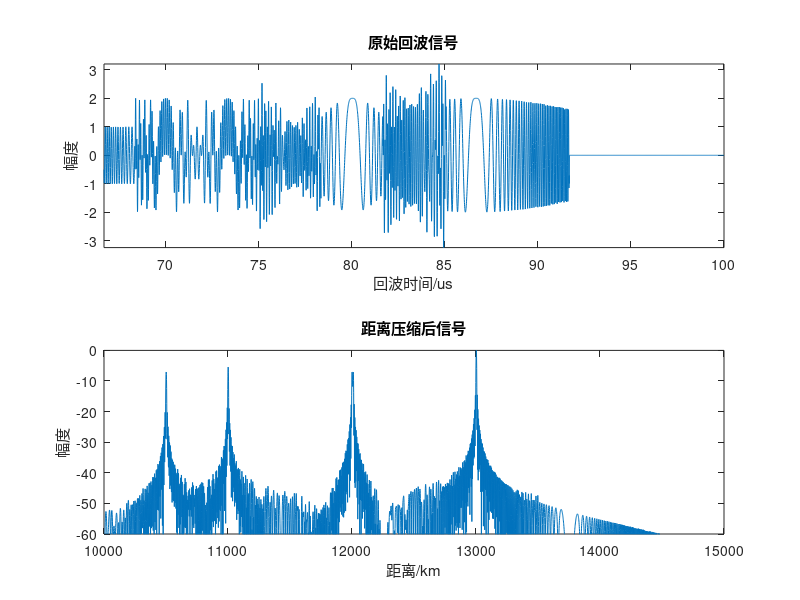

Here is the MATLAB script that generated this plot:
function exp_thi(T, B, Rmin, Rmax, R, RCS)
if nargin == 0
    T = 10e-6;
    B = 30e6;
    Rmin = 10000;
    Rmax = 15000;
    R = [10500, 11000, 12000, 12008, 13000, 13002];
    RCS = [1 1 1 1 1 1];
end

C = 3e8;
K = B / T;
Rwid = Rmax - Rmin;
Twid = 2 * Rwid / C;
Fs = 5 * B;
Ts = 1 / Fs;
Nwid = ceil(Twid / Ts);

t = linspace(2 * Rmin / C, 2 * Rmax / C, Nwid);
M = length(R);
td = ones(M, 1) * t - 2 * R' / C * ones(1, Nwid);
Srt = RCS * (exp(j * pi * K * td.^2).*(abs(td) < T / 2));

Nchirp = ceil(T / Ts);
Nfft = 2 ^ nextpow2(Nwid + Nwid - 1);
Srw = fft(Srt, Nfft);
t0 = linspace(-T / 2, T / 2, Nchirp);
St = exp(j * pi * K * t0.^2);
Sw = fft(St, Nfft);
Sot = fftshift(ifft(Srw.*conj(Sw)));

N0 = Nfft / 2 - Nchirp / 2;
Z = abs(Sot(N0 : N0 + Nwid - 1));
Z = Z / max(Z);
Z = 20 * log10(Z + 1e-6);

subplot(211);
plot(t * 1e6, real(Srt));
axis tight;
xlabel('回波时间/us');
ylabel('幅度');
title('原始回波信号');
subplot(212)
plot(t * C / 2, Z);
axis([10000, 15000, -60, 0]);
xlabel('距离/km');
ylabel('幅度')
title('距离压缩后信号');